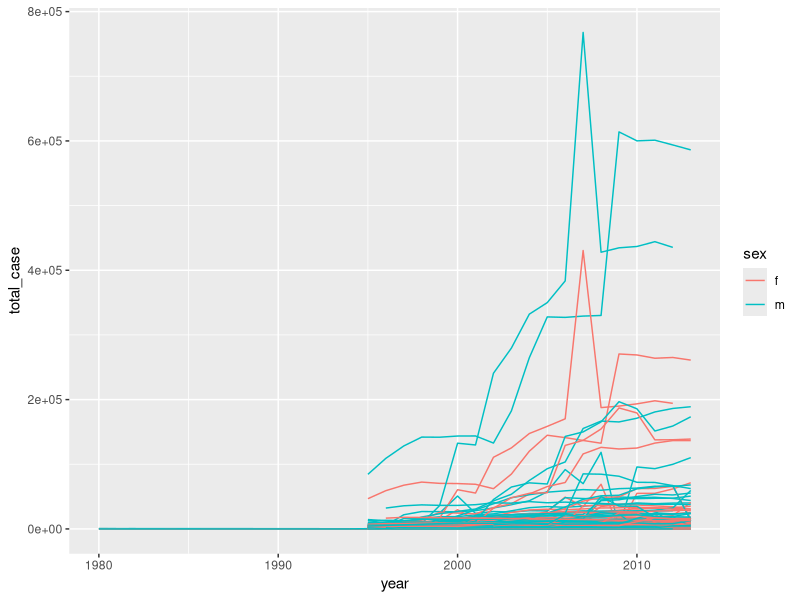

Here is the R script that generated this plot:
## ---- chunk 1
knitr::opts_chunk$set(echo = TRUE)
## ---- chunk 2
library("tidyverse")
## ---- chunk 3

### Check unique values in country,iso2,iso3
who %>% select(1:3) %>% sapply(function(x){length(unique(x))})

### check the unique combination of these three columns
who %>% select(1:3) %>%
  unite(combined, 1:3) %>%
  select(combined) %>%
  distinct() %>%
  nrow()

## ---- chunk 4
who %>%
  gather(code, value, new_sp_m014:newrel_f65, na.rm = TRUE) %>% 
  mutate(code = stringr::str_replace(code, "newrel", "new_rel")) %>%
  separate(code, c("new", "var", "sexage")) %>% 
  select(-new, -iso2, -iso3) %>% 
  separate(sexage, c("sex", "age"), sep = 1) %>%
  group_by(country, year, sex) %>%
  summarize(total_case = sum(value)) %>%
  unite(country_sex, country, sex, remove = FALSE) %>%
  ggplot() +
  geom_line(mapping = aes(x = year, y = total_case, color = sex,
                          group = country_sex))

## ---- chunk 5
sample <- letters[1:10]
enframe(sample)


### convert vectors to data frames, and vice versa.

